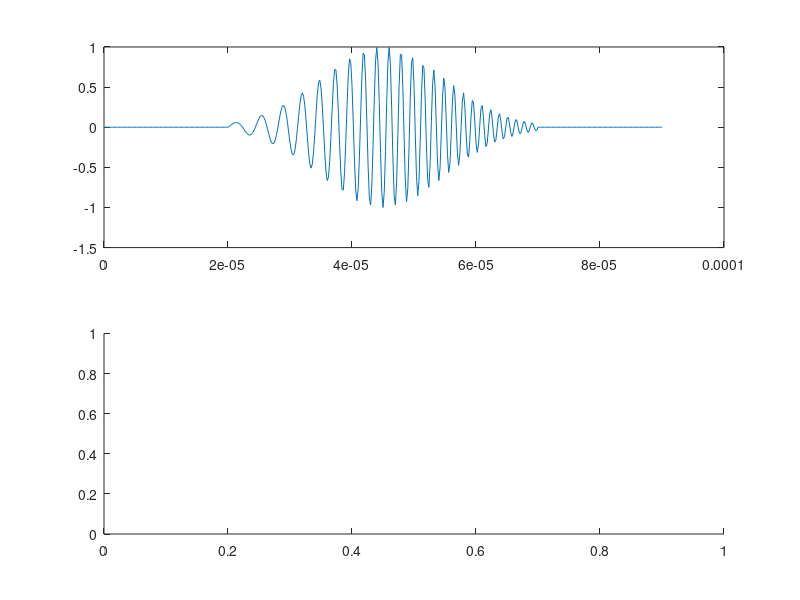

Write the MATLAB code that produced this figure. (Note: this script raises an error after producing the figure.)
%% Plane wave normal incidence frequency response
fs = 5e6;
nfft = 2^13;
f = (0:nfft-1)*fs/nfft;

%% Excitation pulse
tend = 50e-6;
t = (0:1/fs:tend)';

% Start and stop frequencies
f0 = 200e3;
f1 = 800e3;

% Window
wndw = gausswin(length(t));

% Real chirp
y = wndw.*chirp(t, f0, tend, f1, 'linear', 270);

% Pad with zeros
y = [zeros(100, 1); y; zeros(100, 1)];
t = (0:length(y)-1)/fs';

% Make the waveform Analytic
y = conj(hilbert(y));
Y = ifft(y, nfft);

%% Plot the pulse
figure
subplot(211)
plot(t, real(y))
subplot(212)
plot(f, db(abs(Y).^2))

%% Do the whole she bang
rho_fluid = 1;
v_fluid = 350;
v = 0.05;
for i = 1:length(v)
    %% Fluid-fluid-fluid model
    fluid1 = struct('v', v_fluid, 'density', rho_fluid);
    % fluid1 = struct('v', 340, 'density', 1000);
    fluid3 = fluid1;
    layer = struct('v', 5850, 'density', 7850, 'vShear', 3218);
    theta = v(i);
    
    d = 10.15e-3;
    fres = 0.5*5850/d;
    
    % Fluid-solid-fluid model
    model = MultiLayerModel(fluid1, layer, fluid3, d);
    
    [R, T] = analyticRTFast(f, theta, model);
    
    %% Convolve the pulse and the reflection coefficient
    xt = fft(Y(:).*T(:), nfft);
    xr = fft(Y(:).*R(:), nfft);
    tx = (0:length(xt)-1)/fs;
    
    %% Plot both signals
    figure
    subplot(211)
    plot(tx, real(xt), tx, real(xr));
    legend('Transmitted', 'Reflected')
    title(sprintf('theta = %d', theta));
    ax = subplot(212);
    hold(ax, 'all');
    plotprd(xt, f/fres, ax);
    plotprd(xr, f/fres, ax);
    ylabel('dB')
    xlabel('Normalized frequency (f/f_1)')
end
